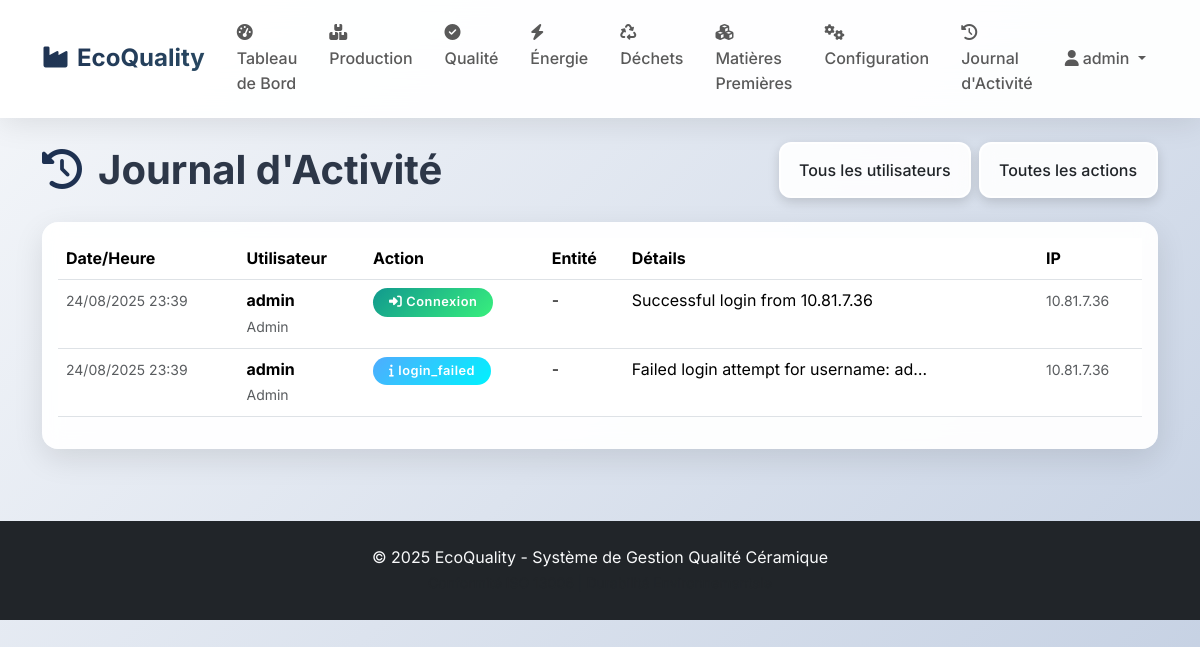
/activity-logs (signed in), run on an earlier commit of the app's database.
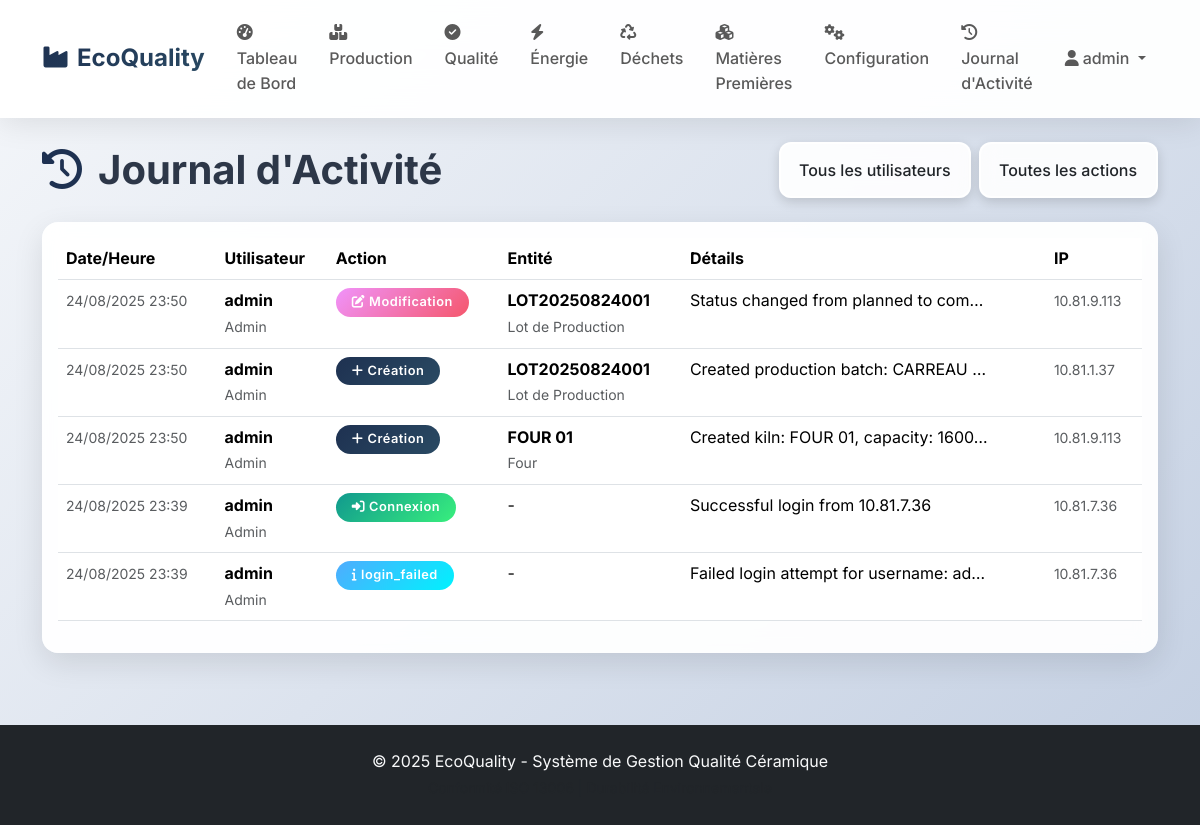
And on a later commit of the database.
### models.py (models this page shows, shortened)
class User(UserMixin, db.Model):
    id = db.Column(db.Integer, primary_key=True)
    username = db.Column(db.String(64), unique=True, nullable=False)
    email = db.Column(db.String(120), unique=True, nullable=False)
    password_hash = db.Column(db.String(256), nullable=False)
    role = db.Column(db.String(50), nullable=False, default='Operator')
    created_at = db.Column(db.DateTime, default=datetime.utcnow)
    is_active = db.Column(db.Boolean, default=True)

class ActivityLog(db.Model):
    id = db.Column(db.Integer, primary_key=True)
    user_id = db.Column(db.Integer, db.ForeignKey('user.id'), nullable=False)
    action = db.Column(db.String(100), nullable=False)  # created, updated, deleted, login, logout
    entity_type = db.Column(db.String(50))  # production_batch, quality_test, kiln, etc.
    entity_id = db.Column(db.Integer)  # ID of the affected entity
    entity_name = db.Column(db.String(200))  # Name/identifier of the entity
    details = db.Column(db.Text)  # Additional details about the action
    ip_address = db.Column(db.String(45))  # User's IP address
    user_agent = db.Column(db.String(500))  # Browser/user agent
    timestamp = db.Column(db.DateTime, default=datetime.utcnow)
    user = db.relationship('User', backref='activity_logs')

### routes.py (the view)
@app.route('/activity-logs')
@login_required
def activity_logs():
    page = request.args.get('page', 1, type=int)
    per_page = 50
    activity_logs = ActivityLog.query.order_by(ActivityLog.timestamp.desc()).paginate(
        page=page, per_page=per_page, error_out=False
    )
    users = User.query.filter_by(is_active=True).order_by(User.username).all()
    return render_template('activity_logs.html',
                         activity_logs=activity_logs.items,
                         users=users,
                         pagination=activity_logs)

### app.py (called while the page is built)
@login_manager.user_loader
def load_user(user_id):
    from models import User
    return User.query.get(int(user_id))

### templates/activity_logs.html (shortened to what this page needs)
{% extends "base.html" %}
{% block content %}
<div class="container py-4">
    <div class="d-flex justify-content-between align-items-center mb-4">
        <h1 class="mb-0" style="font-weight: 700; color: #2d3748;">
            <i class="fas fa-history me-3" style="color: #1E3151;"></i>Journal d'Activité
        </h1>
        <div class="d-flex gap-2">
            <select class="form-select" id="userFilter" style="width: auto;">
                <option value="">Tous les utilisateurs</option>
            </select>
            <select class="form-select" id="actionFilter" style="width: auto;">
                <option value="">Toutes les actions</option>
            </select>
        </div>
    </div>
    <div class="card">
        <div class="card-body">
            {% if activity_logs %}
                <div class="table-responsive">
                    <table class="table table-hover">
                        <thead>
                            <tr>
                                <th>Date/Heure</th>
                                <th>Utilisateur</th>
                                <th>Action</th>
                                <th>Entité</th>
                                <th>Détails</th>
                                <th>IP</th>
                            </tr>
                        </thead>
                        <tbody id="logsTableBody">
                            {% for log in activity_logs %}
                                <tr data-user="{{ log.user_id }}" data-action="{{ log.action }}">
                                    <td>
                                        <small class="text-muted">
                                            {{ log.timestamp.strftime('%d/%m/%Y %H:%M') }}
                                        </small>
                                    </td>
                                    <td>
                                        <strong>{{ log.user.username if log.user else 'Système' }}</strong>
                                        <br>
                                        <small class="text-muted">{{ log.user.role if log.user else '' }}</small>
                                    </td>
                                    <td>
                                        <span class="badge bg-{% if log.action == 'login' %}success{% elif log.action == 'logout' %}secondary{% elif log.action == 'created' %}primary{% elif log.action == 'updated' %}warning{% elif log.action == 'deleted' %}danger{% else %}info{% endif %}">
                                            {% if log.action == 'login' %}
                                                <i class="fas fa-sign-in-alt me-1"></i>Connexion
                                            {% elif log.action == 'logout' %}
                                                <i class="fas fa-sign-out-alt me-1"></i>Déconnexion
                                            {% elif log.action == 'created' %}
                                                <i class="fas fa-plus me-1"></i>Création
                                            {% elif log.action == 'updated' %}
                                                <i class="fas fa-edit me-1"></i>Modification
                                            {% elif log.action == 'deleted' %}
                                                <i class="fas fa-trash me-1"></i>Suppression
                                            {% else %}
                                                <i class="fas fa-info me-1"></i>{{ log.action }}
                                            {% endif %}
                                        </span>
                                    </td>
                                    <td>
                                        {% if log.entity_type %}
                                            <strong>{{ log.entity_name or log.entity_type }}</strong>
                                            <br>
                                            <small class="text-muted">
                                                {% if log.entity_type == 'production_batch' %}
                                                    Lot de Production
                                                {% elif log.entity_type == 'quality_test' %}
                                                    Test Qualité
                                                {% elif log.entity_type == 'kiln' %}
                                                    Four
                                                {% elif log.entity_type == 'product_type' %}
                                                    Type de Produit
                                                {% elif log.entity_type == 'quantity_template' %}
                                                    Modèle de Quantité
                                                {% else %}
                                                    {{ log.entity_type }}
                                                {% endif %}
                                            </small>
                                        {% else %}
                                            -
                                        {% endif %}
                                    </td>
                                    <td>
                                        <div class="text-truncate" style="max-width: 300px;" title="{{ log.details or '' }}">
                                            {{ log.details or '-' }}
                                        </div>
                                    </td>
                                    <td>
                                        <small class="text-muted">{{ log.ip_address or '-' }}</small>
                                    </td>
                                </tr>
                            {% endfor %}
                        </tbody>
                    </table>
                </div>
            {% else %}
                <div class="text-center py-4">
                    <i class="fas fa-history text-muted" style="font-size: 3rem; opacity: 0.3;"></i>
                    <p class="text-muted mt-2 mb-0">Aucune activité enregistrée</p>
                </div>
            {% endif %}
        </div>
    </div>
</div>
{% endblock %}

### templates/base.html (shortened to what this page needs)
<!DOCTYPE html>
<html lang="fr">
<head>
    <link href="https://cdn.jsdelivr.net/npm/bootstrap@5.3.2/dist/css/bootstrap.min.css" rel="stylesheet">
    <link href="https://cdnjs.cloudflare.com/ajax/libs/font-awesome/6.4.0/css/all.min.css" rel="stylesheet">
    <link href="{{ url_for('static', filename='css/custom.css') }}" rel="stylesheet">
</head>
<body>
    {% if current_user.is_authenticated %}
    <nav class="navbar navbar-expand-lg navbar-light" style="background: rgba(255, 255, 255, 0.95); backdrop-filter: blur(20px); box-shadow: 0 4px 30px rgba(0, 0, 0, 0.1);">
        <div class="container">
            <a class="navbar-brand fw-bold" href="{{ url_for('dashboard') }}" style="font-size: 1.5rem; background: var(--primary-gradient); -webkit-background-clip: text; -webkit-text-fill-color: transparent; background-clip: text;">
                <i class="fas fa-industry me-2"></i>EcoQuality
            </a>
            <div class="collapse navbar-collapse" id="navbarNav">
                <ul class="navbar-nav me-auto">
                    <li class="nav-item">
                        <a class="nav-link" href="{{ url_for('dashboard') }}">
                            <i class="fas fa-tachometer-alt me-1"></i>Tableau de Bord
                        </a>
                    </li>
                    <li class="nav-item">
                        <a class="nav-link" href="{{ url_for('production_index') }}">
                            <i class="fas fa-boxes me-1"></i>Production
                        </a>
                    </li>
                    <li class="nav-item">
                        <a class="nav-link" href="{{ url_for('quality_index') }}">
                            <i class="fas fa-check-circle me-1"></i>Qualité
                        </a>
                    </li>
                    <li class="nav-item">
                        <a class="nav-link" href="{{ url_for('energy_index') }}">
                            <i class="fas fa-bolt me-1"></i>Énergie
                        </a>
                    </li>
                    <li class="nav-item">
                        <a class="nav-link" href="{{ url_for('waste_index') }}">
                            <i class="fas fa-recycle me-1"></i>Déchets
                        </a>
                    </li>
                    <li class="nav-item">
                        <a class="nav-link" href="{{ url_for('materials_index') }}">
                            <i class="fas fa-cubes me-1"></i>Matières Premières
                        </a>
                    </li>
                    <li class="nav-item">
                        <a class="nav-link" href="{{ url_for('config_index') }}">
                            <i class="fas fa-cogs me-1"></i>Configuration
                        </a>
                    </li>
                    <li class="nav-item">
                        <a class="nav-link" href="{{ url_for('activity_logs') }}">
                            <i class="fas fa-history me-1"></i>Journal d'Activité
                        </a>
                    </li>
                </ul>
                <ul class="navbar-nav">
                    <li class="nav-item dropdown">
                        <a class="nav-link dropdown-toggle" href="#" id="navbarDropdown" role="button" data-bs-toggle="dropdown">
                            <i class="fas fa-user me-1"></i>{{ current_user.username }}
                        </a>
                    </li>
                </ul>
            </div>
        </div>
    </nav>
    {% endif %}
    <main>
        {% block content %}{% endblock %}
    </main>
    <footer class="bg-dark text-light py-4 mt-5">
        <div class="container text-center">
            <p class="mb-0">&copy; 2025 EcoQuality - Système de Gestion Qualité Céramique</p>
            <small class="text-muted">Conformité ISO 13006 | Durabilité Environnementale</small>
        </div>
    </footer>
</body>
</html>

### static/css/custom.css (style rules this page uses)
:root { --primary-gradient: linear-gradient(135deg, #1E3151 0%, #2A4A63 100%); --success-gradient: linear-gradient(135deg, #11998e 0%, #38ef7d 100%); --warning-gradient: linear-gradient(135deg, #f093fb 0%, #f5576c 100%); --info-gradient: linear-gradient(135deg, #4facfe 0%, #00f2fe 100%); --card-shadow: 0 10px 30px rgba(0, 0, 0, 0.1); --card-shadow-hover: 0 20px 40px rgba(0, 0, 0, 0.15); --border-radius: 16px; --border-radius-sm: 12px; --spacing-lg: 2rem; --spacing-xl: 3rem; }
body { background: linear-gradient(135deg, #f5f7fa 0%, #c3cfe2 100%); font-family: 'Inter', -apple-system, BlinkMacSystemFont, 'Segoe UI', sans-serif; line-height: 1.6; min-height: 100vh; }
.card { border: none; border-radius: var(--border-radius); box-shadow: var(--card-shadow); transition: all 0.3s cubic-bezier(0.4, 0, 0.2, 1); backdrop-filter: blur(10px); background: rgba(255, 255, 255, 0.95); overflow: hidden; }
.navbar { background: rgba(255, 255, 255, 0.95) !important; backdrop-filter: blur(20px); border-bottom: 1px solid rgba(255, 255, 255, 0.2); box-shadow: 0 4px 30px rgba(0, 0, 0, 0.1); transition: all 0.3s ease; }
.navbar-brand { font-weight: 700; font-size: 1.75rem; background: var(--primary-gradient); -webkit-background-clip: text; -webkit-text-fill-color: transparent; background-clip: text; }
.nav-link { font-weight: 500; padding: 0.75rem 1rem !important; border-radius: var(--border-radius-sm); transition: all 0.3s ease; position: relative; }
.form-control, .form-select { border: 2px solid rgba(255, 255, 255, 0.8); border-radius: var(--border-radius-sm); padding: 0.875rem 1.125rem; background: rgba(255, 255, 255, 0.9); backdrop-filter: blur(10px); transition: all 0.3s ease; font-weight: 500; box-shadow: 0 4px 12px rgba(0, 0, 0, 0.15); }
.badge { font-weight: 600; padding: 0.5rem 1rem; border-radius: 50px; font-size: 0.8rem; letter-spacing: 0.5px; }
.bg-success { background: var(--success-gradient) !important; }
.bg-warning { background: var(--warning-gradient) !important; }
.bg-info { background: var(--info-gradient) !important; }
.bg-primary { background: var(--primary-gradient) !important; }
.navbar-brand { font-weight: 700; font-size: 1.5rem; }
footer { margin-top: auto; }

What changed in the data, as far as the page shows it:
added ActivityLog: timestamp "24/08/2025 23:50", user "admin", user "Admin", action "updated" (drawn), entity_name "LOT20250824001", entity_type "Lot de Production", details "Status changed from planned to com…", ip_address "10.81.9.113"
added ActivityLog: timestamp "24/08/2025 23:50", user "admin", user "Admin", action "created" (drawn), entity_name "LOT20250824001", entity_type "Lot de Production", details "Created production batch: CARREAU…", ip_address "10.81.1.37"
added ActivityLog: timestamp "24/08/2025 23:50", user "admin", user "Admin", action "created" (drawn), entity_name "FOUR 01", entity_type "Four", details "Created kiln: FOUR 01, capacity: 1600…", ip_address "10.81.9.113"
